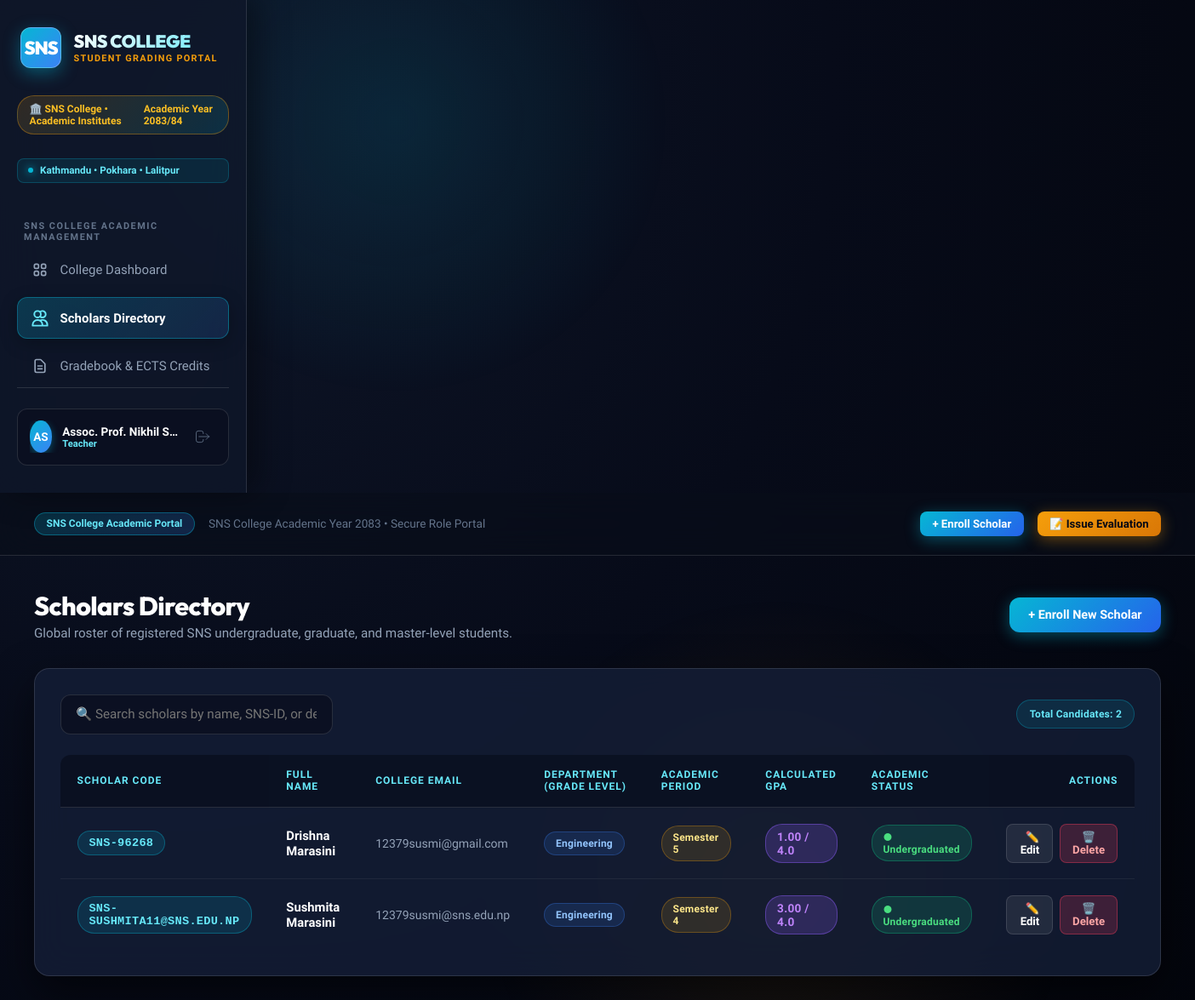
The page /students (signed in) on the database its author committed.
### models.py (models this page shows, shortened)
class User(db.Model):
    __tablename__ = 'users'
    id = db.Column(db.Integer, primary_key=True)
    username = db.Column(db.String(50), unique=True, nullable=False)
    email = db.Column(db.String(100), unique=True, nullable=False)
    full_name = db.Column(db.String(100), nullable=False)
    password_hash = db.Column(db.String(255), nullable=False)
    role = db.Column(db.String(20), default='Teacher')  # 'Admin', 'Teacher', 'Student'
    department = db.Column(db.String(80), default='General')
    created_at = db.Column(db.DateTime, default=datetime.utcnow)

class Student(db.Model):
    __tablename__ = 'students'
    id = db.Column(db.Integer, primary_key=True)
    student_code = db.Column(db.String(20), unique=True, nullable=False)
    first_name = db.Column(db.String(50), nullable=False)
    last_name = db.Column(db.String(50), nullable=False)
    email = db.Column(db.String(100), unique=True, nullable=False)
    grade_level = db.Column(db.String(50), nullable=False)
    department = db.Column(db.String(80), default='Engineering')
    faculty = db.Column(db.String(80), default='General')
    academic_period = db.Column(db.String(40), default='Semester 1')
    status = db.Column(db.String(20), default='Undergraduated')
    created_at = db.Column(db.DateTime, default=datetime.utcnow)
    grades = db.relationship('Grade', backref='student', lazy=True, cascade='all, delete-orphan')
    @property
    def full_name(self):
        return f"{self.first_name} {self.last_name}"
    @property
    def gpa(self):
        if not self.grades:
            return 0.0
        total_points = sum(g.gpa_points for g in self.grades)
        return round(total_points / len(self.grades), 2)

class Grade(db.Model):
    __tablename__ = 'grades'
    id = db.Column(db.Integer, primary_key=True)
    student_id = db.Column(db.Integer, db.ForeignKey('students.id'), nullable=False)
    subject_id = db.Column(db.Integer, db.ForeignKey('subjects.id'), nullable=False)
    score = db.Column(db.Float, nullable=False)
    letter_grade = db.Column(db.String(2))
    term = db.Column(db.String(20), default='Fall 2026')
    created_at = db.Column(db.DateTime, default=datetime.utcnow)
    @staticmethod
    def calculate_letter_grade(score):
        if score >= 97: return 'A+', 4.0
        elif score >= 93: return 'A', 4.0
        elif score >= 90: return 'A-', 3.7
        elif score >= 87: return 'B+', 3.3
        elif score >= 83: return 'B', 3.0
        elif score >= 80: return 'B-', 2.7
        elif score >= 77: return 'C+', 2.3
        elif score >= 73: return 'C', 2.0
        elif score >= 70: return 'C-', 1.7
        elif score >= 60: return 'D', 1.0
        else: return 'F', 0.0
    @property
    def gpa_points(self):
        _, points = self.calculate_letter_grade(self.score)
        return points

### app.py (the view, shortened to what this page needs)
@app.route('/students')
@login_required
def students():
    search_query = request.args.get('search', '').strip()
    if g.user.role == 'Student':
        student_list = Student.query.filter_by(email=g.user.email).all()
    else:
        student_list = Student.query.all()
    return render_template('students.html', students=student_list, search_query=search_query)

### app.py (called while the page is built)
@app.before_request
def load_logged_in_user():
    user_id = session.get('user_id')
    if user_id is None:
        g.user = None
    else:
        g.user = User.query.get(user_id)

@app.context_processor
def inject_user():
    return dict(current_user=getattr(g, 'user', None), can_manage_grade=user_can_manage_grade, csrf_token=generate_csrf)

def login_required(f):
    @wraps(f)
    def decorated_function(*args, **kwargs):
        if g.user is None:
            flash('Please log in to access this page.', 'warning')
            return redirect(url_for('login', next=request.url))
        return f(*args, **kwargs)
    return decorated_function

### templates/students.html (shortened to what this page needs)
{% extends 'base.html' %}
{% block content %}
<div class="page-header">
    <div>
        {% if current_user.role == 'Student' %}
            <h1 class="page-title">My Academic Record</h1>
            <p class="page-subtitle">Your SNS College student profile and grade transcript.</p>
        {% else %}
            <h1 class="page-title">Scholars Directory</h1>
            <p class="page-subtitle">Global roster of registered SNS undergraduate, graduate, and master-level students.</p>
        {% endif %}
    </div>
    <div>
        {% if current_user.role != 'Student' %}
            <a href="{{ url_for('add_student') }}" class="btn btn-primary">+ Enroll New Scholar</a>
        {% endif %}
    </div>
</div>
<div class="card">
    <div style="display: flex; justify-content: space-between; align-items: center; margin-bottom: 1.5rem; flex-wrap: wrap; gap: 1rem;">
        {% if current_user.role != 'Student' %}
            <div style="position: relative; min-width: 320px;">
                <input type="text" id="scholarSearch" class="form-control" placeholder="🔍 Search scholars by name, SNS-ID, or degree track..." onkeyup="filterScholars()">
            </div>
        {% endif %}
        <div style="display: flex; gap: 0.5rem;">
            <span class="badge" style="background: rgba(6, 182, 212, 0.12); color: var(--accent-cyan-light); padding: 0.55rem 0.9rem; border: 1px solid rgba(6, 182, 212, 0.3);">Total Candidates: {{ students|length }}</span>
        </div>
    </div>
    <div class="table-responsive">
        <table class="data-table" id="scholarsTable">
            <thead>
                <tr>
                    <th>Scholar Code</th>
                    <th>Full Name</th>
                    <th>College Email</th>
                    <th>Department (Grade Level)</th>
                    <th>Academic Period</th>
                    <th>Calculated GPA</th>
                    <th>Academic Status</th>
                    <th style="text-align: right;">Actions</th>
                </tr>
            </thead>
            <tbody>
                {% for student in students %}
                <tr>
                    <td>
                        <span class="badge" style="background: rgba(6, 182, 212, 0.15); color: var(--accent-cyan-light); font-family: monospace; font-size: 0.85rem; border: 1px solid rgba(6, 182, 212, 0.35);">
                            {{ student.student_code }}
                        </span>
                    </td>
                    <td style="font-weight: 700; color: #ffffff;">
                        {{ student.full_name }}
                    </td>
                    <td style="color: var(--text-muted); font-size: 0.875rem;">
                        {{ student.email }}
                    </td>
                    <td>
                        <span class="badge" style="background: rgba(59, 130, 246, 0.15); color: #93c5fd; border: 1px solid rgba(59, 130, 246, 0.3);">
                            {{ student.department or student.grade_level }}
                        </span>
                    </td>
                    <td>
                        <span class="badge" style="background: rgba(247, 171, 10, 0.12); color: #fde68a; border: 1px solid rgba(245, 158, 11, 0.3);">
                            {{ student.academic_period or 'N/A' }}
                        </span>
                    </td>
                    <td>
                        <span class="badge badge-grade" style="font-size: 0.85rem;">
                            {{ "%.2f"|format(student.gpa) }} / 4.0
                        </span>
                    </td>
                    <td>
                        {% if student.status == 'Graduated' %}
                            <span class="badge badge-honors">
                                🎓 Graduated
                            </span>
                        {% else %}
                            <span class="badge badge-active">
                                ● Undergraduated
                            </span>
                        {% endif %}
                    </td>
                    <td style="text-align: right;">
                        <div style="display: flex; justify-content: flex-end; gap: 0.5rem;">
                            <a href="{{ url_for('edit_student', id=student.id) }}" class="btn btn-secondary btn-sm" title="Edit Records">
                                ✏️ Edit
                            </a>
                            <form method="POST" action="{{ url_for('delete_student', id=student.id) }}" style="display: inline;" onsubmit="return confirm('Are you sure you want to withdraw this scholar from the directory?');">
                                <button type="submit" class="btn btn-danger btn-sm">
                                    🗑️ Delete
                                </button>
                            </form>
                        </div>
                    </td>
                </tr>
                {% else %}
                <tr>
                    <td colspan="8" style="text-align: center; color: var(--text-muted); padding: 2.5rem;">
                        No scholar records registered in the college directory.
                    </td>
                </tr>
                {% endfor %}
            </tbody>
        </table>
    </div>
</div>
{% endblock %}

### templates/base.html (shortened to what this page needs)
<DOCTYPE html>
<html lang="en">
<head>
</head>
<body>
    {% if g.user %}
    <aside class="sidebar">
        <a href="{{ url_for('dashboard') }}" class="university-brand">
            <div class="crest-icon">SNS</div>
            <div class="brand-text">
                <span class="brand-name">SNS COLLEGE</span>
                <span class="brand-sub">Student Grading Portal</span>
            </div>
        </a>
        <div class="world-rank-badge">
            <span>🏛️ SNS College • Academic Institutes</span>
            <span>Academic Year 2083/84</span>
        </div>
        <div class="campus-pill">
            <span class="pulse-dot"></span>
            <span>Kathmandu • Pokhara • Lalitpur</span>
        </div>
        <div class="nav-section-title">SNS College Academic Management</div>
        <ul class="nav-links">
            <li>
                <a href="{{ url_for('dashboard') }}" class="nav-link {% if request.endpoint == 'dashboard' %}active{% endif %}">
                    <span>College Dashboard</span>
                </a>
            </li>
            <li>
                <a href="{{ url_for('students') }}" class="nav-link {% if request.endpoint in ['students', 'add_student', 'edit_student'] %}active{% endif %}">
                    <svg fill="none" viewBox="0 0 24 24" stroke="currentColor">
                        <path stroke-linecap="round" stroke-linejoin="round" d="M12 4.354a4 4 0 110 5.292M15 21H3v-1a6 6 0 0112 0v1zm0 0h6v-1a6 6 0 00-9-5.197M13 7a4 4 0 11-8 0 4 4 0 018 0z" />
                    </svg>
                    <span>Scholars Directory</span>
                </a>
            </li>
            <li>
                <a href="{{ url_for('grades') }}" class="nav-link {% if request.endpoint == 'grades' %}active{% endif %}">
                    <svg fill="none" viewBox="0 0 24 24" stroke="currentColor">
                        <path stroke-linecap="round" stroke-linejoin="round" d="M9 12h6m-6 4h6m2 5H7a2 2 0 01-2-2V5a2 2 0 012-2h5.586a1 1 0 01.707.293l5.414 5.414a1 1 0 01.293.707V19a2 2 0 01-2 2z" />
                    </svg>
                    <span>Gradebook & ECTS Credits</span>
                </a>
            </li>
        </ul>
        <div class="sidebar-footer">
            <div class="user-profile-card">
                <div style="display: flex; align-items: center; gap: 0.75rem; overflow: hidden;">
                    <div class="user-avatar">
                        {{ g.user.full_name[:2].upper() }}
                    </div>
                    <div class="user-info">
                        <span class="user-name">{{ g.user.full_name }}</span>
                        <span class="user-role-badge">{{ g.user.role }}</span>
                    </div>
                </div>
                <a href="{{ url_for('logout') }}" class="btn-logout-icon" title="Sign Out">
                    <svg width="20" height="20" fill="none" viewBox="0 0 24 24" stroke="currentColor">
                        <path stroke-linecap="round" stroke-linejoin="round" d="M17 16l4-4m0 0l-4-4m4 4H7m6 4v1a3 3 0 01-3 3H6a3 3 0 01-3-3V7a3 3 0 013-3h4a3 3 0 013 3v1" />
                    </svg>
                </a>
            </div>
        </div>
    </aside>
    {% endif %}
    <div class="main-wrapper">
        {% if g.user %}
        <header class="topbar">
            <div class="topbar-title-section">
                <span class="portal-tag">SNS College Academic Portal</span>
                <span style="color: var(--text-dim); font-size: 0.85rem;">SNS College Academic Year 2083 • Secure Role Portal</span>
            </div>
            <div class="topbar-actions">
                {% if g.user.role != 'Student' %}
                    <a href="{{ url_for('add_student') }}" class="btn btn-primary btn-sm">+ Enroll Scholar</a>
                    <a href="{{ url_for('grades') }}" class="btn btn-gold btn-sm">📝 Issue Evaluation</a>
                {% endif %}
            </div>
        </header>
        {% endif %}
        <main class="content-body">
            {% block content %}{% endblock %}
        </main>
    </div>
</body>
</html>

### rows shown on the page
User: user "AS", user.full_name "Assoc. Prof. Nikhil S…", user.role "Teacher"
Student: student_code "SNS-96268", full_name "Drishna Marasini", email "12379susmi@gmail.com", department "Engineering", academic_period "Semester 5", status "● Undergraduated"
Grade: gpa "1.00"
Student: student_code "SNS-SUSHMITA11@SNS.EDU.NP", full_name "Sushmita Marasini", email "12379susmi@sns.edu.np", department "Engineering", academic_period "Semester 4", status "● Undergraduated"
Grade: gpa "3.00"

### other values the page prints
{{ students|length }} "2"
